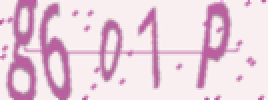
%> input picture 1.png, 134 x 50 px, shrunk from 160 x 60 before the run (shown 2 times larger)
$ octave basic_operate.m   (GNU Octave 9; MATLAB toolbox functions it lacks are replaced by stand-ins)
%> lines starting %> are read from the running program, lines starting %| are printed output that depends on the picture; in (x1, y1, x2, y2) boxes, pixels count from 0 and x2, y2 are one past the last pixel; in counts of white or black regions, pixels touching at a corner belong together; the program's own positions count from 1
%%
%  这里是演示卷积核作用的，可以不用管
%  读入一张图片的原始矩阵
pic_1 = imread('1.png');
%> pic_1 is the input picture: size 50x134x3 uint8; mean R, G, B 233.6, 208.4, 222.1
%  把这张图片显示出来
imshow(pic_1);

%%
%  将图片进行灰度化  避免颜色对识别造成影响
pic_1 = rgb2gray(pic_1);
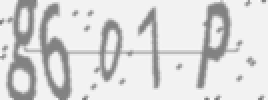
%> pic_1: size 50x134 uint8 (shown 2 times larger); min 119, max 251, mean 217.4
%  再把图片显示出来

figure();
imshow(pic_1);

%%
%  导入另一张图片
%  可以显著看到  图片完成了锐化
pic_2 = imread('2.jpg');
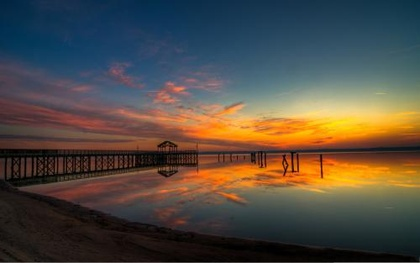
%> input picture 2.jpg, 420 x 263 px, shrunk from 500 x 313 before the run
%> pic_2 is the input picture: size 263x420x3 uint8; mean R, G, B 82.9, 75.3, 66.6
pic_2 = rgb2gray(pic_2);
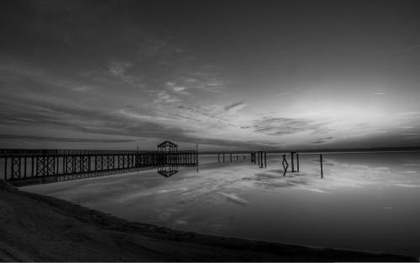
%> pic_2: size 263x420 uint8; min 0, max 221, mean 76.6
figure();
imshow(pic_2);

core(pic_2);
%%
%  卷积核作用演示
%  设定卷积核为4*4矩阵  效果是锐化  提高效果
%  卷积核应当是对每一个点都进行操作才是合理的
%  哈哈  最终生成了奇怪的结果 emm
function core(pic_1)
    core_matrix = [1 1 1
             1 -7 1
             1 1 1];
    core_matrix2 = [-1 -1 -1
                     -1 9 -1
                     -1 -1 -1]
    core_matrix3 = [2 0 0
                    0 -1 -1
                    0 0 -1];
    core_size = 3;
    det = core_size-1;
    [xx, yy] = size(pic_1);
%> xx = 263; yy = 420
    x = round(xx/core_size);
%> x = 88
    y = round(yy/core_size);
%> y = 140

    next_pic = zeros(xx, yy);
    pic_special = double(pic_1);
    for i = 1:1:xx-det
        for j = 1:1:yy-det
            x_range = i:i+det;
            y_range = j:j+det;
            res1 = pic_special(x_range, y_range).*core_matrix3;
            res = sum(sum(res1));
            next_pic(i, j) = res;
        end
    end
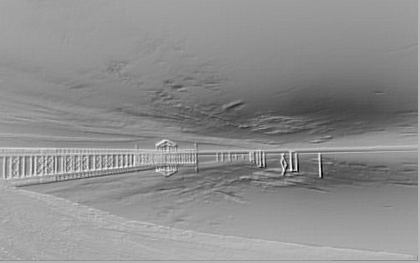
%> next_pic: size 263x420 double; min -364, max 151, mean -76.1; drawn with min black and max white
    figure();
    imshow(next_pic);
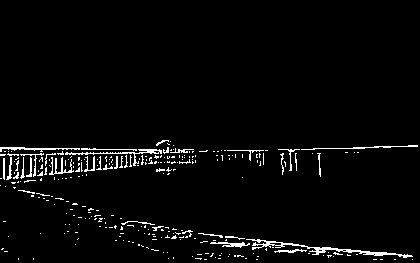
%> displayed picture: size 263x420, on the screen's scale of 0 to 255; 3.1% white in thin lines or dots, all inside (x1, y1, x2, y2) = (0, 140, 418, 260)
end
% 最后可以看到，卷积核卷积出了一些奇怪的东西
